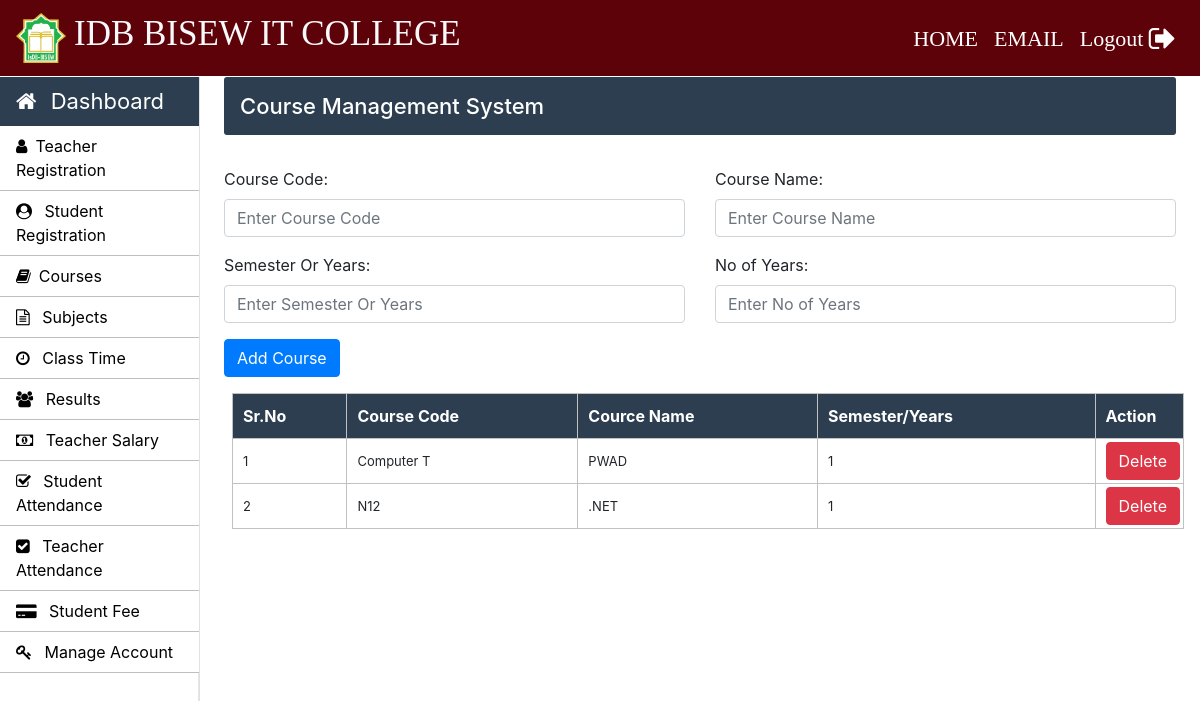
The page /Admin/courses.php (signed in) on the database its author committed.
### tables this page shows
CREATE TABLE `courses` (
  `course_code` varchar(10) NOT NULL,
  `course_name` varchar(50) NOT NULL,
  `semester_or_year` varchar(10) NOT NULL,
  `no_of_year` int(10) NOT NULL
);

### Admin/courses.php (the view, shortened to what this page needs)
<?php
		require_once "../connection/connection.php";
	?>
<!doctype html>
<html lang="en">
	<head>
	</head>
	<body>
		<?php include('../common/common-header.php') ?>
		<?php include('../common/admin-sidebar.php') ?>
		<main role="main" class="col-xl-10 col-lg-9 col-md-8 ml-sm-auto px-md-4 mb-2 w-100">
			<div class="sub-main">
				<div class="bar-margin text-center d-flex flex-wrap flex-md-nowrap pt-3 pb-2 mb-3 text-white admin-dashboard pl-3">
					<h4>Course Management System </h4>
				</div>
				<div class="row">
					<div class="col-md-12">
						<form action="courses.php" method="post">
							<div class="row mt-3">
								<div class="col-md-6">
									<div class="form-group">
										<label for="exampleInputEmail1">Course Code: </label>
										<input type="text" name="course_code" class="form-control" required placeholder="Enter Course Code">
									</div>
								</div>
								<div class="col-md-6">
									<div class="form-group">
										<label for="exampleInputPassword1">Course Name:</label>
										<input type="text" name="course_name" class="form-control" required placeholder="Enter Course Name">
									</div>
								</div>
							</div>
							<div class="row">
								<div class="col-md-6">
									<div class="form-group">
										<label for="exampleInputEmail1">Semester Or Years:</label>
										<input type="text" name="semester_or_year" class="form-control" required placeholder="Enter Semester Or Years">
									</div>
								</div>
								<div class="col-md-6">
									<div class="form-group">
										<label for="exampleInputPassword1">No of Years:</label>
										<input type="text" name="no_of_year" class="form-control" required  placeholder="Enter No of Years">
									</div>
								</div>
							</div>
							<div class="row w-100">
								<div class="col-md-12">
									<input type="submit" name="sub" value="Add Course" class=" btn btn-primary ml-auto">
								</div>
							</div>
						</form>
					</div>
				</div>
				<div class="row">
					<div class="col-md-12 ml-2">
						<section class="mt-3">
							<table class="w-100 table-elements mb-5 table-three-tr" cellpadding="3">
								<tr class="table-tr-head table-three text-white">
									<th>Sr.No</th>
									<th>Course Code</th>
									<th>Cource Name</th>
									<th>Semester/Years</th>
									<th>Action</th>
								</tr>
								<?php
									$sr=1;
									$query="select course_code,course_name,no_of_year from courses";
									$run=mysqli_query($con,$query);
									while($row=mysqli_fetch_array($run)) {
									echo	"<tr>";
									echo	"<td>".$sr++."</td>";
									echo	"<td>".$row['course_code']."</td>";
									echo	"<td>".$row['course_name']."</td>";
									echo	"<td>".$row['no_of_year']."</td>";
									echo	"<td width='20'><a class='btn btn-danger' href=delete-function.php?course_code=".$row['course_code'].">Delete</a></td>";
									echo	"</tr>";
									}
								?>
							</table>
						</section>
					</div>
				</div>
			</div>
		</main>
	</body>
</html>

### Css/style.css (style rules this page uses)
h4 { font-size: 22px; }
.admin-dashboard { margin-top: 1px !important; background: #2c3e50 !important; border-radius: 3px; }
.table-elements tr, td, th { font-size: 13px; border: 1px solid rgb(194, 193, 193); padding-left: 10px !important; }
.table-three { background: #2c3e50 !important; }
.table-tr-head { height: 45px !important; padding: 10px !important; margin-top: 5px !important; }
.table-font-for-transcript td, th { font-size: 16px !important; }

### rows shown on the page
courses: course_code "Computer T", course_name "PWAD", no_of_year "1"
courses: course_code "N12", course_name ".NET", no_of_year "1"
